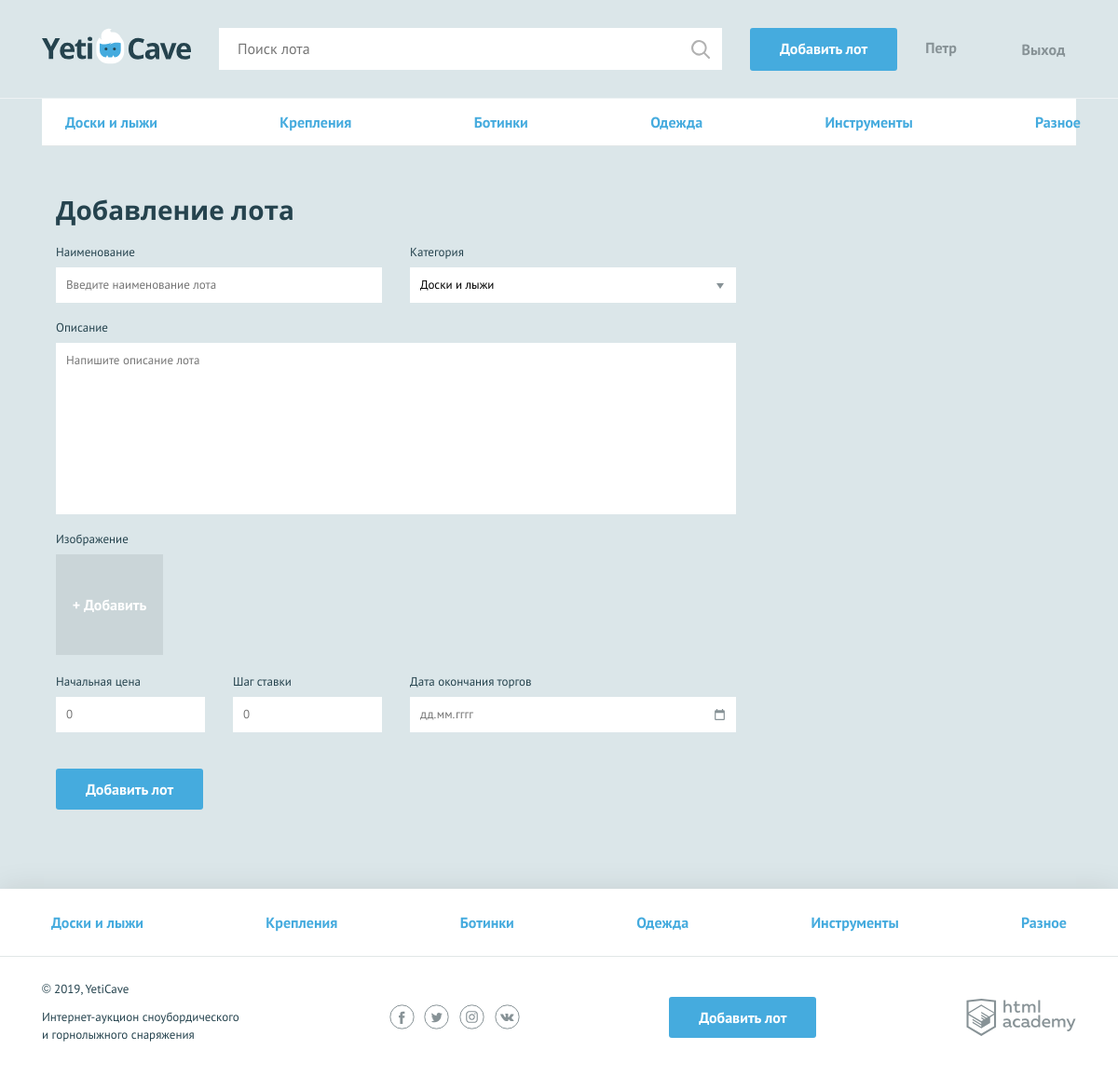
/add.php (signed in), run on the app's committed database.
### tables this page shows
CREATE TABLE categories (
	id INT(11) NOT NULL AUTO_INCREMENT,
	name CHAR(50) NOT NULL,
	PRIMARY KEY(id)
);

### functions.php (called while the page is built, shortened)
<?php
function include_template($name, $data) {
    $name = 'templates/' . $name;
    extract($data);
    require $name;
    $result = ob_get_clean();
    return $result;
}

### init.php (called while the page is built, shortened)
<?php
if (isset($_SESSION['user'])){
    $is_auth=1;
    $user_name = $_SESSION['user']['name'];
}
$con=db_connection();
$sql = "SELECT categories.id ,categories.name FROM categories";
$result = mysqli_query($con, $sql);

### templates/add.php (the view, shortened to what this page needs)
<nav class="nav">
    <ul class="nav__list container">
        <?php foreach ($categories as $value): ?>
            <li class="nav__item">
                <a href="all-lots.html"><?=$value['name']; ?></a>
            </li>
        <?php endforeach; ?>
    </ul>
</nav>
<?php $classname=count($errors)? "form--invalid":""; ?>
<form class="form form--add-lot container <?=$classname; ?>" action="add.php" method="post" enctype="multipart/form-data">
    <h2>Добавление лота</h2>
    <div class="form__container-two">
        <?php $classname=isset($errors['lot-name'])? "form__item--invalid":"";
        $value = isset($lot['lot-name']) ? $lot['lot-name'] : ""; ?>
        <div class="form__item <?=$classname;?>">
            <label for="lot-name">Наименование</label>
            <input id="lot-name" type="text" name="lot-name" placeholder="Введите наименование лота" value="<?=htmlspecialchars($value);?>">
        </div>
        <?php $classname=isset($errors['category'])? "form__item--invalid":"";
        $value = isset($lot['category']) ? $lot['category'] : ""; ?>
        <div class="form__item <?=$classname;?>">
            <label for="category">Категория</label>
            <select id="category" name="category">
                <?php foreach ($categories as $value): ?>
                    <option value="<?=$value['id'] ?>"><?=$value['name']; ?></option>
                <?php endforeach; ?>
            </select>
        </div>
    </div>
    <?php $classname=isset($errors['message'])? "form__item--invalid":"";
    $value = isset($lot['message']) ? $lot['message'] : ""; ?>
    <div class="form__item form__item--wide <?=$classname;?>">
      <label for="message">Описание</label>
      <textarea id="message" name="message" placeholder="Напишите описание лота"><?=htmlspecialchars($value);?></textarea>
    </div>
    <?php $classname=isset($errors['photo2'])? "form__item--invalid":"form__item--uploaded ";
    $value = isset($lot['photo2']) ? $lot['photo2'] : ""; ?>
    <div class="form__item form__item--file <?=$classname;?>">
      <label>Изображение</label>
      <div class="preview">
        <button class="preview__remove" type="button">x</button>
        <div class="preview__img">
        </div>
      </div>
      <div class="form__input-file <?=$classname;?>">
        <label for="photo2">
          <span>+ Добавить</span>
        </label>
      </div>
    </div>
    <div class="form__container-three">
        <?php $classname=isset($errors['lot-rate'])? "form__item--invalid":"";
        $value = isset($lot['lot-rate'])? $lot['lot-rate'] : ""; ?>
      <div class="form__item form__item--small <?=$classname;?>">
        <label for="lot-rate">Начальная цена</label>
        <input id="lot-rate" type="number" name="lot-rate" placeholder="0" value="<?=$value;?>">
      </div>
        <?php $classname=isset($errors['lot-step'])? "form__item--invalid":"";
        $value = isset($lot['lot-step']) ? $lot['lot-step'] : ""; ?>
      <div class="form__item form__item--small <?=$classname;?>">
        <label for="lot-step">Шаг ставки</label>
        <input id="lot-step" type="number" name="lot-step" placeholder="0" value="<?=$value;?>">
      </div>
        <?php $classname=isset($errors['lot-date'])? "form__item--invalid":"";
        $value = isset($lot['lot-date']) ? $lot['lot-date'] : ""; ?>
      <div class="form__item <?=$classname;?>">
        <label for="lot-date">Дата окончания торгов</label>
        <input class="form__input-date" id="lot-date" type="text" name="lot-date" placeholder="дд.мм.гггг" value="<?=$value;?>" >
      </div>
    </div>
    <button type="submit" class="button">Добавить лот</button>
</form>

### templates/layout.php (shortened to what this page needs)
<!DOCTYPE html>
<html lang="ru">
<head>
    <link href="css/normalize.min.css" rel="stylesheet">
    <link href="css/style.css" rel="stylesheet">
</head>
<body>
<div class="page-wrapper">
    <header class="main-header">
        <div class="main-header__container container">
            <a class="main-header__logo">
                <img src="img/logo.svg" width="160" height="39" alt="Логотип компании YetiCave">
            </a>
            <form class="main-header__search" method="get" action="search.php">
                <input type="search" name="search" placeholder="Поиск лота">
                <input class="main-header__search-btn" type="submit" name="find" value="Найти">
            </form>
            <a class="main-header__add-lot button" href="add.php">Добавить лот</a>
            <nav class="user-menu user-menu__list">
                <?php if ($is_auth==1): ?>
                    <div class="user-menu__logged">
                        <p><?=$user_name ?></p>
                    </div>
                    <div class="user-menu__item">
                      <a href="logout.php">Выход</a>
                    </div>
                <?php endif; ?>
            </nav>
        </div>
    </header>
    <main class="container"><?=$content; ?></main>
</div>
<footer class="main-footer">
    <nav class="nav">
        <ul class="nav__list container">
            <?php foreach($categories as $value): ?>
                <li class="nav__item">
                    <a href="pages/all-lots.html"><?=$value['name']; ?></a>
                </li>
            <?php endforeach; ?>
        </ul>
    </nav>
    <div class="main-footer__bottom container">
        <div class="main-footer__copyright">
            <p>© 2019, YetiCave</p>
            <p>Интернет-аукцион сноубордического и горнолыжного снаряжения</p>
        </div>
        <div class="main-footer__social social">
            <a class="social__link social__link--facebook" href="#">
            </a>
            <a class="social__link social__link--twitter" href="#">
            </a>
            <a class="social__link social__link--instagram" href="#">
            </a>
            <a class="social__link social__link--vkontakte" href="#">
            </a>
        </div>
        <a class="main-footer__add-lot button" href="add-lot.html">Добавить лот</a>
        <div class="main-footer__developed-by">
            <a class="logo-academy" href="https://htmlacademy.ru/intensive/php">
            </a>
        </div>
    </div>
</footer>
</body>
</html>

### data on the page
categories: name "Доски и лыжи"
categories: name "Крепления"
categories: name "Ботинки"
categories: name "Одежда"
categories: name "Инструменты"
categories: name "Разное"

### other printed values
$user_name "Петр"
form field category "Доски и лыжи"
